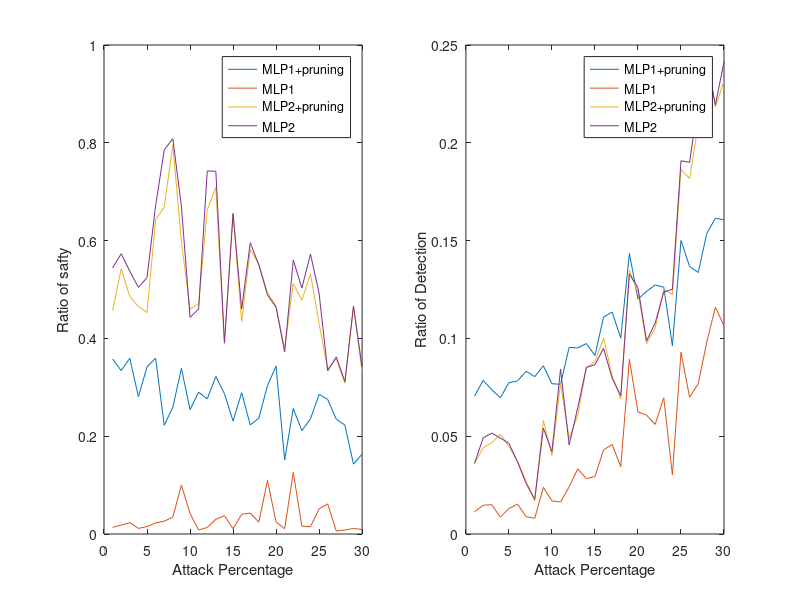
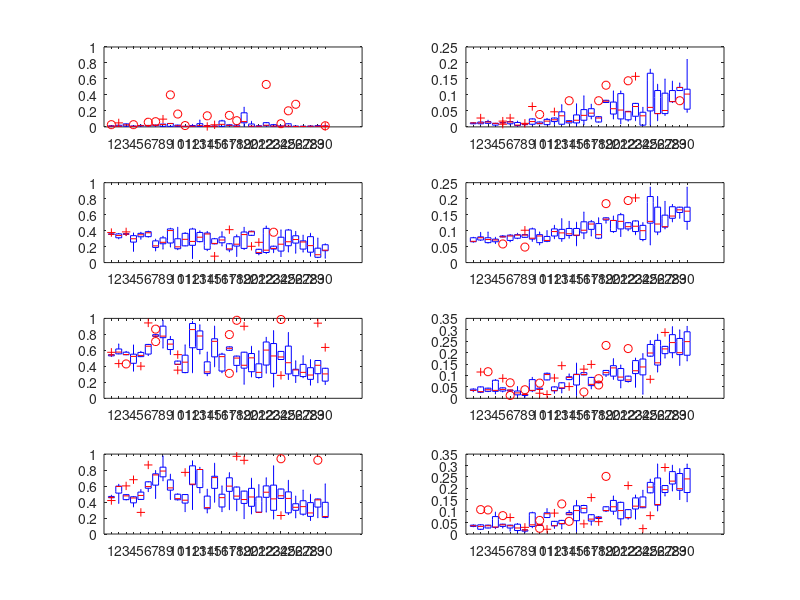
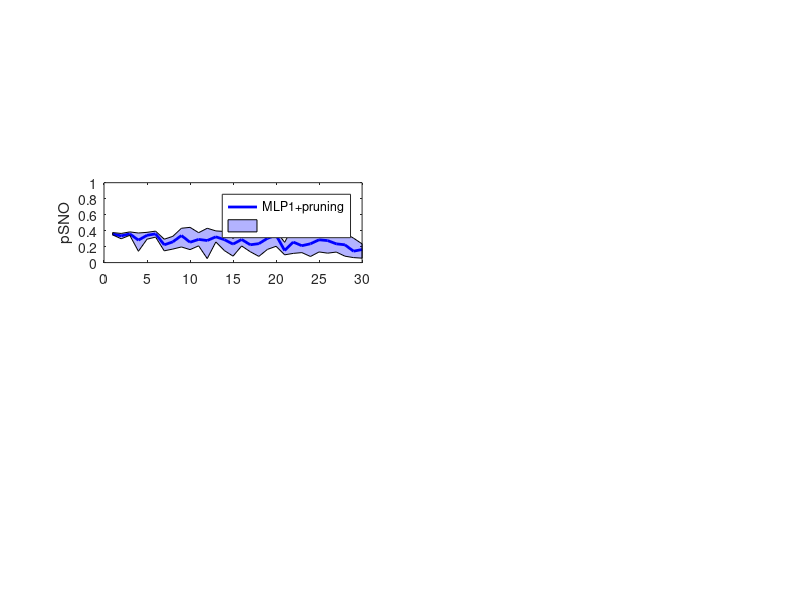

Reproduce these figures in MATLAB, in order. (Note: this script raises an error after producing the figures.)
%% Plot for final results
clear all
clc
%% load data
load  Sim_results.mat

Sim_result_Effect = Sim_results{1,1};
Sim_result_Detect = Sim_results{1,2};

Effect_ratio_MLP1_pruning = Sim_result_Effect{1,1};
Effect_ratio_MLP1         = Sim_result_Effect{1,2};
Effect_ratio_MLP2_pruning = Sim_result_Effect{1,3};
Effect_ratio_MLP2         = Sim_result_Effect{1,4};

Detect_ratio_MLP1_pruning = Sim_result_Detect{1,1};
Detect_ratio_MLP1         = Sim_result_Detect{1,2};
Detect_ratio_MLP2_pruning = Sim_result_Detect{1,3};
Detect_ratio_MLP2         = Sim_result_Detect{1,4};

% Mean
Effect_ratio_MLP1_pruning_mean = mean(Effect_ratio_MLP1_pruning,2);
Effect_ratio_MLP1_mean         = mean(Effect_ratio_MLP1,2);
Effect_ratio_MLP2_pruning_mean = mean(Effect_ratio_MLP2_pruning,2);
Effect_ratio_MLP2_mean         = mean(Effect_ratio_MLP2,2);

Detect_ratio_MLP1_pruning_mean = mean(Detect_ratio_MLP1_pruning,2);
Detect_ratio_MLP1_mean         = mean(Detect_ratio_MLP1,2);
Detect_ratio_MLP2_pruning_mean = mean(Detect_ratio_MLP2_pruning,2);
Detect_ratio_MLP2_mean         = mean(Detect_ratio_MLP2,2);

% Max
Effect_ratio_MLP1_pruning_max = max(Effect_ratio_MLP1_pruning,[],2);
Effect_ratio_MLP1_max         = max(Effect_ratio_MLP1,[],2);
Effect_ratio_MLP2_pruning_max = max(Effect_ratio_MLP2_pruning,[],2);
Effect_ratio_MLP2_max         = max(Effect_ratio_MLP2,[],2);

Detect_ratio_MLP1_pruning_max = max(Detect_ratio_MLP1_pruning,[],2);
Detect_ratio_MLP1_max         = max(Detect_ratio_MLP1,[],2);
Detect_ratio_MLP2_pruning_max = max(Detect_ratio_MLP2_pruning,[],2);
Detect_ratio_MLP2_max         = max(Detect_ratio_MLP2,[],2);

% Min
Effect_ratio_MLP1_pruning_min = min(Effect_ratio_MLP1_pruning,[],2);
Effect_ratio_MLP1_min         = min(Effect_ratio_MLP1,[],2);
Effect_ratio_MLP2_pruning_min = min(Effect_ratio_MLP2_pruning,[],2);
Effect_ratio_MLP2_min         = min(Effect_ratio_MLP2,[],2);

Detect_ratio_MLP1_pruning_min = min(Detect_ratio_MLP1_pruning,[],2);
Detect_ratio_MLP1_min         = min(Detect_ratio_MLP1,[],2);
Detect_ratio_MLP2_pruning_min = min(Detect_ratio_MLP2_pruning,[],2);
Detect_ratio_MLP2_min         = min(Detect_ratio_MLP2,[],2);

%% plotting
num_attacks = linspace(1,30,30);
figure (1)
subplot(1,2,1)
plot(num_attacks,Effect_ratio_MLP1_pruning_mean);
hold on, plot(num_attacks,Effect_ratio_MLP1_mean);
hold on, plot(num_attacks,Effect_ratio_MLP2_pruning_mean);
hold on, plot(num_attacks,Effect_ratio_MLP2_mean);
xlabel('Attack Percentage');
ylabel('Ratio of safty');
legend('MLP1+pruning', 'MLP1', 'MLP2+pruning', 'MLP2');
% legend('MLP2',  'MLP2+pruning');

subplot(1,2,2)
plot(num_attacks,Detect_ratio_MLP1_pruning_mean);
hold on, plot(num_attacks,Detect_ratio_MLP1_mean);
hold on, plot(num_attacks,Detect_ratio_MLP2_pruning_mean);
hold on, plot(num_attacks,Detect_ratio_MLP2_mean);
xlabel('Attack Percentage');
ylabel('Ratio of Detection');
legend('MLP1+pruning', 'MLP1', 'MLP2+pruning', 'MLP2');
% legend('MLP2',  'MLP2+pruning');

%% Box plot (medium value)
figure (2)
subplot(4,2,1)
boxplot(Effect_ratio_MLP1.');
ylim([0 1])
subplot(4,2,3)
boxplot(Effect_ratio_MLP1_pruning.');
ylim([0 1])
subplot(4,2,5)
boxplot(Effect_ratio_MLP2.');
ylim([0 1])
subplot(4,2,7)
boxplot(Effect_ratio_MLP2_pruning.');
ylim([0 1])

subplot(4,2,2)
boxplot(Detect_ratio_MLP1.');
subplot(4,2,4)
boxplot(Detect_ratio_MLP1_pruning.');
subplot(4,2,6)
boxplot(Detect_ratio_MLP2.');
subplot(4,2,8)
boxplot(Detect_ratio_MLP2_pruning.');


%% plot mean with standard deviation
LW = 2;
FS = 15;

% effect
figure (3)
num_attacks = linspace(1,30,30);
num_attacks2 = [num_attacks, fliplr(num_attacks)];

%%%%%%%%%%%%%%%%%
subplot(4,2,3)
plot(num_attacks,Effect_ratio_MLP1_pruning_mean,'b','LineWidth',LW);

inbetween_MLP1_pruning = [Effect_ratio_MLP1_pruning_max.', fliplr(Effect_ratio_MLP1_pruning_min.')];
hold on, h11 = fill(num_attacks2,inbetween_MLP1_pruning,'b');
set(h11,'facealpha',.3)

% xlabel('Num of Attack');
ylabel('pSNO');
legend('MLP1+pruning','');
% xlim([2,20]);
ylim([0 1]);
ax = gca;
ax.LineWidth = LW-0.5;
ax.FontSize = FS;

%%%%%%%%%%%%%%%%%%%%%%
subplot(4,2,1)
plot(num_attacks,Effect_ratio_MLP1_mean,'g','LineWidth',LW);

inbetween_MLP1 = [Effect_ratio_MLP1_max.', fliplr(Effect_ratio_MLP1_min.')];
hold on, h12 = fill(num_attacks2,inbetween_MLP1,'g');
set(h12,'facealpha',.3)

% xlabel('Num of Attack');
ylabel('pSNO');
legend('MLP1','');
% xlim([2,20]);
ylim([0 1]);

ax = gca;
ax.LineWidth = LW-0.5;
ax.FontSize = FS;

%%%%%%%%%%%%%%%%%%%%
subplot(4,2,7)
plot(num_attacks,Effect_ratio_MLP2_pruning_mean,'k','LineWidth',LW);

inbetween_MLP2_pruning = [Effect_ratio_MLP2_pruning_max.', fliplr(Effect_ratio_MLP2_pruning_min.')];
hold on, h13 = fill(num_attacks2,inbetween_MLP2_pruning,'k');
set(h13,'facealpha',.3)

xlabel('Num of Attack');
ylabel('pSNO');
legend('MLP2+pruning','');
% xlim([2,20]);

ax = gca;
ax.LineWidth = LW-0.5;
ax.FontSize = FS;

%%%%%%%%%%%%%%%%%%%%
subplot(4,2,5)
plot(num_attacks,Effect_ratio_MLP2_mean,'r','LineWidth',LW);

inbetween_MLP2 = [Effect_ratio_MLP2_max.', fliplr(Effect_ratio_MLP2_min.')];
hold on, h13 = fill(num_attacks2,inbetween_MLP2,'r');
set(h13,'facealpha',.3)

% xlabel('Num of Attack');
ylabel('pSNO');
legend('MLP2','');
% xlim([2,20]);

ax = gca;
ax.LineWidth = LW-0.5;
ax.FontSize = FS;

% Detect
%%%%%%%%%%%%%%%%%%%
subplot(4,2,4)
plot(num_attacks,Detect_ratio_MLP1_pruning_mean,'b','LineWidth',LW);

inbetween_MLP1_pruning = [Detect_ratio_MLP1_pruning_max.', fliplr(Detect_ratio_MLP1_pruning_min.')];
hold on, h11 = fill(num_attacks2,inbetween_MLP1_pruning,'b');
set(h11,'facealpha',.3)

xlabel('Num of Attack');
ylabel('pTA');
legend('MLP1+pruning','');
ylim([0 0.3])
% xlim([2,20]);

ax = gca;
ax.LineWidth = LW-0.5;
ax.FontSize = FS;

%%%%%%%%%%%%%%%%%%
subplot(4,2,2)
plot(num_attacks,Detect_ratio_MLP1_mean,'g','LineWidth',LW);

inbetween_MLP1 = [Detect_ratio_MLP1_max.', fliplr(Detect_ratio_MLP1_min.')];
hold on, h12 = fill(num_attacks2,inbetween_MLP1,'g');
set(h12,'facealpha',.3)

% xlabel('Num of Attack');
ylabel('pTA');
legend('MLP1','');
ylim([0 0.3])
% xlim([2,20]);

ax = gca;
ax.LineWidth = LW-0.5;
ax.FontSize = FS;

%%%%%%%%%%%%%%%%%%%%%%%
subplot(4,2,8)
plot(num_attacks,Detect_ratio_MLP2_pruning_mean,'k','LineWidth',LW);

inbetween_MLP2_pruning = [Detect_ratio_MLP2_pruning_max.', fliplr(Detect_ratio_MLP2_pruning_min.')];
hold on, h13 = fill(num_attacks2,inbetween_MLP2_pruning,'k');
set(h13,'facealpha',.3)

xlabel('Num of Attack');
ylabel('pTA');
legend('MLP2+pruning','');
ylim([0 0.3])
% xlim([2,20]);

ax = gca;
ax.LineWidth = LW-0.5;
ax.FontSize = FS;

%%%%%%%%%%%%%%%%%%%%%%%
subplot(4,2,6)
plot(num_attacks,Detect_ratio_MLP2_mean,'r','LineWidth',LW);

inbetween_MLP2 = [Detect_ratio_MLP2_max.', fliplr(Detect_ratio_MLP2_min.')];
hold on, h13 = fill(num_attacks2,inbetween_MLP2,'r');
set(h13,'facealpha',.3)

% xlabel('Num of Attack');
ylabel('pTA');
legend('MLP2','');
ylim([0 0.3])
% xlim([2,20]);

ax = gca;
ax.LineWidth = LW-0.5;
ax.FontSize = FS;


